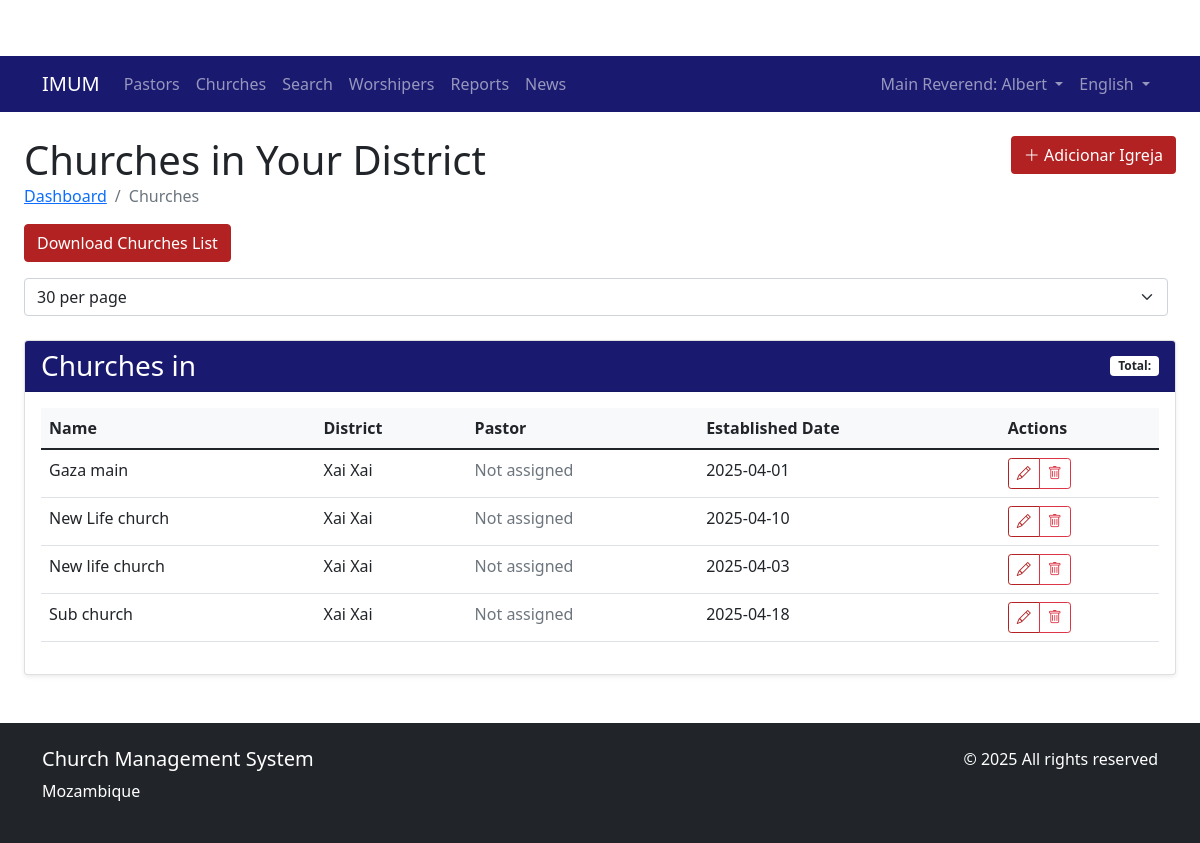
Page /churches/ (signed in) on the earlier database version.
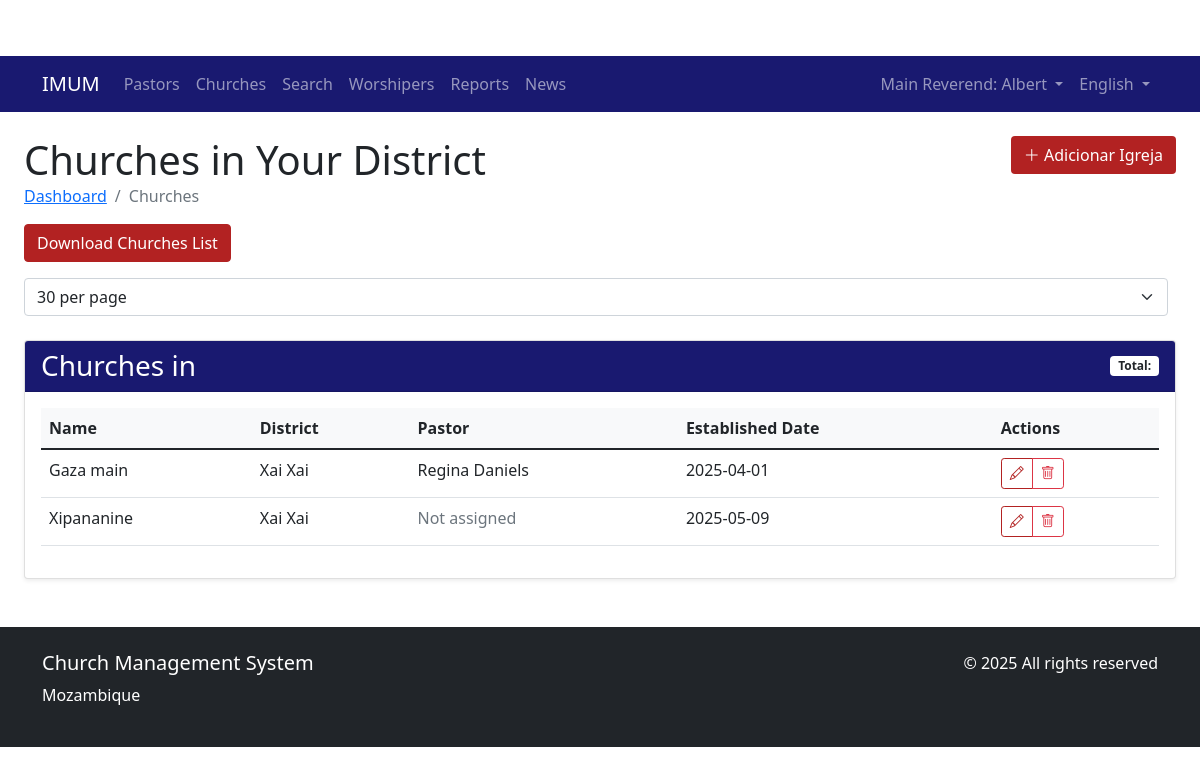
Same page on the later database version.
### church/models.py (models this page shows, shortened)
class User(AbstractUser):
    ROLE_CHOICES = (
        ('ADMIN', _('Admin')),
        ('MAIN_REVEREND', _('Main Reverend')),
        ('PASTOR', _('Pastor')),
    )
    GENDER_CHOICES = (
        ('M', _('Male')),
        ('F', _('Female')),
        ('O', _('Other')),
    )
    PASTOR_CATEGORY_CHOICES = (
        ('DEACON', _('Deacon')),
        ('PROBATIONARY', _('Probationary')),
        ('PRESBYTER', _('Presbyter')),
    )
    role = models.CharField(max_length=20, choices=ROLE_CHOICES, default='PASTOR')
    phone_number = models.CharField(max_length=20, blank=True, null=True)
    profile_picture = models.ImageField(upload_to='profile_pics/', blank=True, null=True)
    address = models.TextField(blank=True, null=True)
    gender = models.CharField(max_length=1, choices=GENDER_CHOICES, blank=True, null=True)
    date_of_birth = models.DateField(blank=True, null=True)
    created_by = models.ForeignKey(
        'self',
        on_delete=models.SET_NULL,
        null=True,
        blank=True,
        related_name='created_users',
        verbose_name=_('Created By')
    )
    groups = models.ManyToManyField(
        Group,
        verbose_name=_('groups'),
        blank=True,
        help_text=_(
            'The groups this user belongs to. A user will get all permissions '
            'granted to each of their groups.'
        ),
        related_name="church_user_set",
        related_query_name="church_user",
    )
    user_permissions = models.ManyToManyField(
        Permission,
        verbose_name=_('user permissions'),
        blank=True,
        help_text=_('Specific permissions for this user.'),
        related_name="church_user_set",
        related_query_name="church_user",
    )
    pastor_category = models.CharField(
        max_length=20,
        choices=PASTOR_CATEGORY_CHOICES,
        null=True,
        blank=True,
        verbose_name=_('Pastor Category')
    )
    class Meta:
        verbose_name = _('user')
        verbose_name_plural = _('users')

class Church(models.Model):
    name = models.CharField(max_length=200)
    district = models.ForeignKey(District, on_delete=models.CASCADE, related_name='churches')
    pastor = models.ForeignKey(User, on_delete=models.SET_NULL, null=True, blank=True,
                             limit_choices_to={'role': 'PASTOR'}, related_name = 'churches')
    address = models.TextField()
    established_date = models.DateField()
    class Meta:
        verbose_name = _('Church')
        verbose_name_plural = _('Churches')
        ordering = ['name']

class District(models.Model):
    name = models.CharField(max_length=100)
    province = models.ForeignKey(Province, on_delete=models.CASCADE, related_name='districts')
    main_reverend = models.ForeignKey(User, on_delete=models.SET_NULL, null=True, blank=True,
                                    limit_choices_to={'role': 'MAIN_REVEREND'})
    class Meta:
        verbose_name = _('District')
        verbose_name_plural = _('Districts')
        ordering = ['province', 'name']
        unique_together = ('name', 'province')

### church/views.py (the view)
# urls.py: path('churches/', views.church_list, name='church_list'),
@login_required
def church_list(request):
    if request.user.is_superuser or request.user.role == 'ADMIN':
        queryset = Church.objects.all().order_by('district', 'name')
    elif request.user.role == 'MAIN_REVEREND':
        district = District.objects.get(main_reverend=request.user)
        queryset = Church.objects.filter(district=district).order_by('name')
    else:
        messages.error(request, _('You do not have permission to view this page.'))
        return redirect('dashboard')
    churches, per_page = get_paginated_queryset(request, queryset)
    context = {
        'churches': churches,
        'per_page': per_page,
    }
    return render(request, 'church/reverend/church_list.html', context)

### church/views.py (called while the page is built)
def get_paginated_queryset(request, queryset, default_per_page=30):
    per_page = request.GET.get('per_page', default_per_page)
    try:
        per_page = int(per_page)
        if per_page not in [30, 50, 100]:
            per_page = default_per_page
    except ValueError:
        per_page = default_per_page
    paginator = Paginator(queryset, per_page)
    page = request.GET.get('page')
    paginated = paginator.get_page(page)
    return paginated, per_page

### templates/church/reverend/church_list.html (shortened to what this page needs)
{% extends "church/base.html" %}
{% load i18n %}
{% block content %}
<div class="container-fluid">
    <div class="row mb-4">
        <div class="col">
            <h1 class="mb-0">{% trans "Churches in Your District" %}</h1>
            <nav aria-label="breadcrumb">
                <ol class="breadcrumb">
                    <li class="breadcrumb-item"><a href="{% url 'church:dashboard' %}">{% trans "Dashboard" %}</a></li>
                    <li class="breadcrumb-item active" aria-current="page">{% trans "Churches" %}</li>
                </ol>
            </nav>
        </div>
        <div class="col-auto">
            <a href="{% url 'church:church_create' %}" class="btn" style="background-color: #B22222; color: white;">
                <i class="bi bi-plus-lg"></i> {% trans "Add Church" %}
            </a>
        </div>
        <div class="mb-3">
            <a href="{% url 'church:download_reports' %}?type=churches" class="btn btn-primary">{% trans "Download Churches List" %}</a>
        </div>
         <form class="d-flex">
            <select name="per_page" class="form-select me-2" onchange="this.form.submit()">
                <option value="30" {% if per_page == 30 %}selected{% endif %}>{% trans "30 per page" %}</option>
            </select>
        </form>
    </div>
    <div class="card shadow-sm">
        <div class="card-header" style="background-color: #191970; color: white;">
            <div class="d-flex justify-content-between align-items-center">
                <h3 class="card-title mb-0">
                    {% trans "Churches in" %} {{ request.user.district.name }}
                </h3>
                <span class="badge bg-white text-dark">
                    {% trans "Total" %}: {{ churches.count }}
                </span>
            </div>
        </div>
        <div class="card-body">
            {% if churches %}
            <div class="table-responsive">
                <table class="table table-hover">
                    <thead>
                        <tr>
                            <th>{% trans "Name" %}</th>
                            <th>{% trans "District" %}</th>
                            <th>{% trans "Pastor" %}</th>
                            <th>{% trans "Established Date" %}</th>
                            <th>{% trans "Actions" %}</th>
                        </tr>
                    </thead>
                    <tbody>
                        {% for church in churches %}
                        <tr>
                            <td>{{ church.name }}</td>
                            <td>{{ church.district.name }}</td>
                            <td>
                                {% if church.pastor %}
                                    {{ church.pastor.get_full_name }}
                                {% else %}
                                    <span class="text-muted">{% trans "Not assigned" %}</span>
                                {% endif %}
                            </td>
                            <td>{{ church.established_date|date:"Y-m-d" }}</td>
                            <td>
                                <div class="btn-group btn-group-sm">
                                    <a href="{% url 'church:church_edit' church.pk %}" class="btn btn-outline-primary" title="{% trans 'Edit' %}">
                                        <i class="bi bi-pencil"></i>
                                    </a>
                                    <a href="{% url 'church:church_delete' church.id %}" class="btn btn-sm btn-outline-danger" title="{% trans 'Delete Church' %}">
                            <i class="bi bi-trash"></i>
                        </a>
                                </div>
                            </td>
                        </tr>
                        {% endfor %}
                    </tbody>
                </table>
            </div>
            {% endif %}
        </div>
    </div>
</div>
{% endblock %}

### templates/church/base.html (shortened to what this page needs)
<!DOCTYPE html>
{% load i18n static %}
<html lang="{% if LANGUAGE_CODE %}{{ LANGUAGE_CODE }}{% else %}en{% endif %}">
<head>
    <link href="https://cdn.jsdelivr.net/npm/bootstrap@5.1.3/dist/css/bootstrap.min.css" rel="stylesheet">
    <link rel="stylesheet" href="https://cdn.jsdelivr.net/npm/bootstrap-icons@1.8.1/font/bootstrap-icons.css">
    <link rel="stylesheet" href="{% static 'css/custom.css' %}">
</head>
<body>
    <nav class="navbar navbar-expand-lg navbar-dark" style="background-color: #191970;">
        <div class="container">
            <a class="navbar-brand" href="{% url 'church:dashboard' %}">IMUM</a>
            <div class="collapse navbar-collapse" id="navbarNav">
                <ul class="navbar-nav me-auto">
                    {% if user.is_authenticated %}
                        {% if user.is_superuser or user.role == 'ADMIN' or user.role == 'MAIN_REVEREND' %}
                            <li class="nav-item">
                                <a class="nav-link" href="{% url 'church:pastor_list' %}">{% trans "Pastors" %}</a>
                            </li>
                            <li class="nav-item">
                                <a class="nav-link" href="{% url 'church:church_list' %}">{% trans "Churches" %}</a>
                            </li>
                        {% endif %}
                        {% if user.role == 'MAIN_REVEREND' %}
                            <li class="nav-item">
                                <a class="nav-link" href="{% url 'church:reverend_search' %}">{% trans "Search" %}</a>
                            </li>
                        {% endif %}
                        <li class="nav-item">
                            <a class="nav-link" href="{% url 'church:worshiper_list' %}">{% trans "Worshipers" %}</a>
                        </li>
                        <li class="nav-item">
                            <a class="nav-link" href="{% url 'church:reports' %}">{% trans "Reports" %}</a>
                        </li>
                        <li class="nav-item">
                            <a class="nav-link" href="{% url 'church:news_list' %}">{% trans "News" %}</a>
                        </li>
                    {% endif %}
                </ul>
                <ul class="navbar-nav">
                    {% if user.is_authenticated %}
                        <li class="nav-item dropdown">
                            <a class="nav-link dropdown-toggle" href="#" id="navbarDropdown" role="button" data-bs-toggle="dropdown">
                                {{ user.get_role_display }}: {{ user.username }}
                            </a>
                        </li>
                    {% else %}
                        <li class="nav-item">
                            <a class="nav-link" href="{% url 'church:login' %}">{% trans "Login" %}</a>
                        </li>
                    {% endif %}
                    <li class="nav-item dropdown">
                        <a class="nav-link dropdown-toggle" href="#" id="languageDropdown" role="button" data-bs-toggle="dropdown">
                            {% if LANGUAGE_CODE == 'pt' %}Português{% else %}English{% endif %}
                        </a>
                    </li>
                </ul>
            </div>
        </div>
    </nav>
    <div class="container-fluid mt-4">
        {% block content %}
        {% endblock %}
    </div>
    <footer class="bg-dark text-white py-4 mt-5">
        <div class="container">
            <div class="row">
                <div class="col-md-6">
                    <h5>{% trans "Church Management System" %}</h5>
                    <p>{% trans "Mozambique" %}</p>
                </div>
                <div class="col-md-6 text-md-end">
                    <p>&copy; {% now "Y" %} {% trans "All rights reserved" %}</p>
                </div>
            </div>
        </div>
    </footer>
</body>
</html>

### static/css/custom.css (style rules this page uses)
:root { --primary-color: #B22222; --secondary-color: #191970; }
body { padding-top: 56px; }
.btn-primary { background-color: var(--primary-color); border-color: var(--primary-color); }
.btn-outline-primary { color: var(--primary-color); border-color: var(--primary-color); }
.navbar { background-color: var(--secondary-color) !important; }
.card-header { font-weight: 600; }
.table th { background-color: #f8f9fa; }

Differences in the rows shown:
removed Church: name "New Life church", district.name "Xai Xai", established_date "2025-04-10"
removed Church: name "New life church", district.name "Xai Xai", established_date "2025-04-03"
removed Church: name "Sub church", district.name "Xai Xai", established_date "2025-04-18"
changed Church "Gaza main": pastor.get_full_name (not shown) → "Regina Daniels"; pastor_id 22 → 3 (drawn); trans "Not assigned" → (not shown)
added Church: name "Xipananine", district.name "Xai Xai", established_date "2025-05-09"
